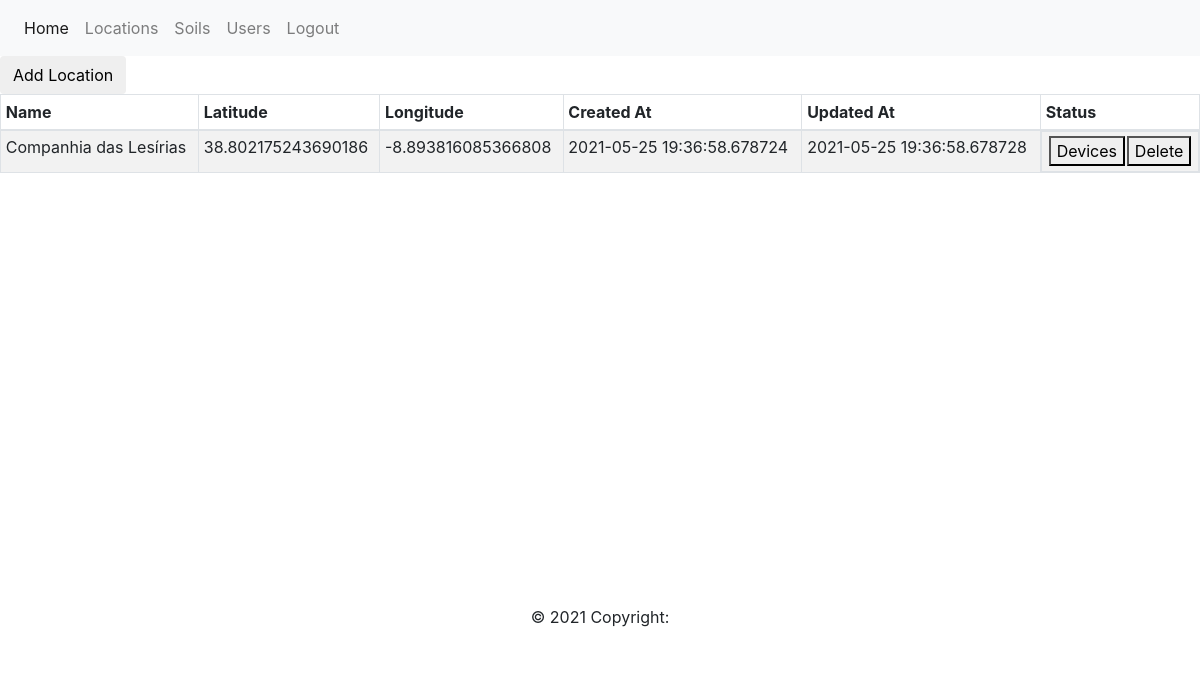
Page /locations (signed in) on the earlier database version.
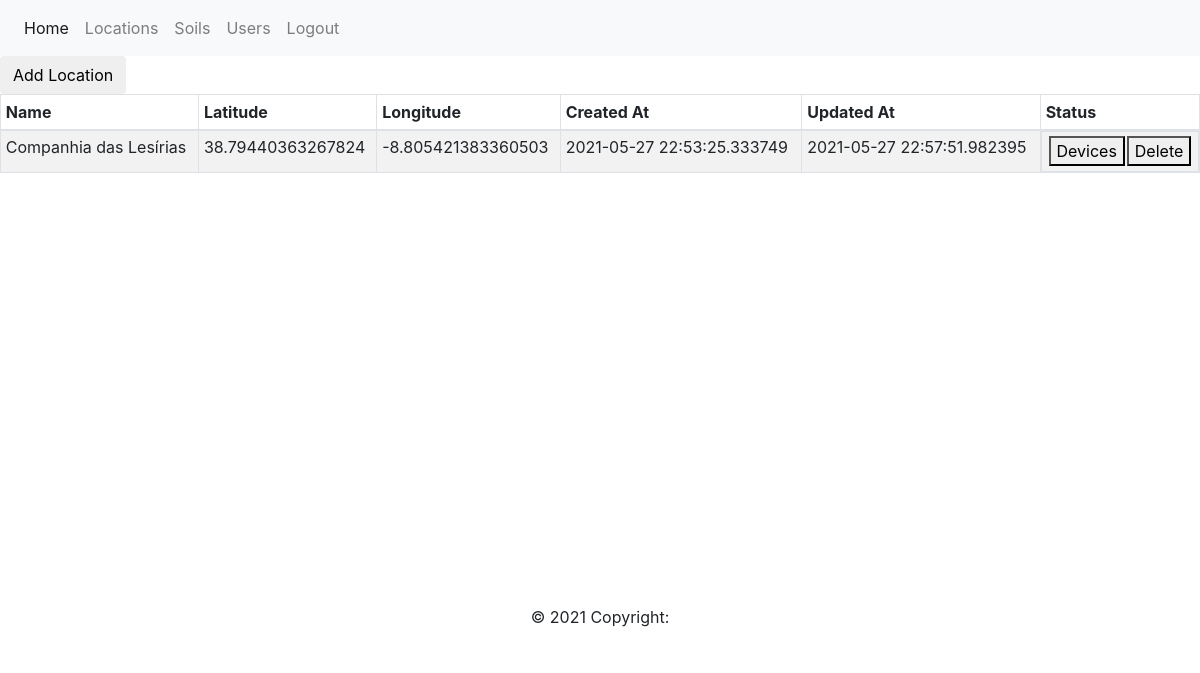
Same page on the later database version.
### app/models.py (models this page shows, shortened)
class ModelMixin():
    id = db.Column(db.Integer, primary_key=True)
    created_at = db.Column(db.DateTime, default=datetime.utcnow)
    updated_at = db.Column(db.DateTime, default=datetime.utcnow, onupdate=datetime.utcnow)

class Locations(db.Model, ModelMixin):
    __tablename__ = 'locations'
    name = db.Column(db.String(100), index=True, unique=True)
    latitude = db.Column(db.String(20))
    longitude = db.Column(db.String(20))
    master_id = db.Column(db.Integer)
    devices = db.relationship("Devices", back_populates="location")

### app/routes.py (the view)
@app.route("/locations", methods=["GET"])
@login_required
def locations():
    locations = Finders.get_locations()
    return render_template("locations.html", title="Locations", locations=locations)

### app/finders.py (called while the page is built)
    @classmethod
    def get_locations(cls):
        return Locations.query.all()

### app/models.py (called while the page is built)
@login.user_loader
def load_user(id):
    return Users.query.get(int(id))

### app/routes.py (called while the page is built)
@app.context_processor
def inject_now():
    return {'now': datetime.utcnow()}

### app/templates/locations.html (shortened to what this page needs)
{% extends "base.html" %}
{% block content %}
<form action="{{ url_for('create_location') }}" method="get">
    <button type="submit" class="btn btn-default">
        Add Location
    </button>
</form>
<table class="table table-striped table-bordered table-sm" cellspacing="0" width="100%">
    <thead>
        <tr>
            <th class="th-sm">Name</th>
            <th class="th-sm">Latitude</th>
            <th class="th-sm">Longitude</th>
            <th class="th-sm">Created At</th>
            <th class="th-sm">Updated At</th>
            <th class="th-sm">Status</th>
        </tr>
    </thead>
    <tbody>
        {% for location in locations %}
        <tr>
            <td>{{ location.name }}</td>
            <td>{{ location.latitude }}</td>
            <td>{{ location.longitude }}</td>
            <td>{{ location.created_at }}</td>
            <td>{{ location.updated_at }}</td>
            <td style="display: flex; justify-content: space-evenly;">
                <form action="/location/{{ location.id }}/devices" method="get">
                    <button type="submit">Devices</button>
                </form>
                <form action="/location/{{ location.id }}/delete" method="post">
                    <button type="submit">Delete</button>
                </form>
            </td>
        </tr>
        {% endfor %}
    </tbody>
</table>
<div id="map" style="width: 100%; height: 400px;"></div>
{% endblock %}
{% block head %}
{{ super() }}
<link rel="stylesheet" href="https://cdn.jsdelivr.net/gh/openlayers/openlayers.github.io@master/en/v6.5.0/css/ol.css"
    type="text/css">
{% endblock %}

Differences in the rows shown:
changed Locations "Companhia das Lesírias": latitude "38.802175243690186" → "38.79440363267824"; longitude "-8.893816085366808" → "-8.805421383360503"; created_at "2021-05-25 19:36:58.678724" → "2021-05-27 22:53:25.333749"; updated_at "2021-05-25 19:36:58.678728" → "2021-05-27 22:57:51.982395"
